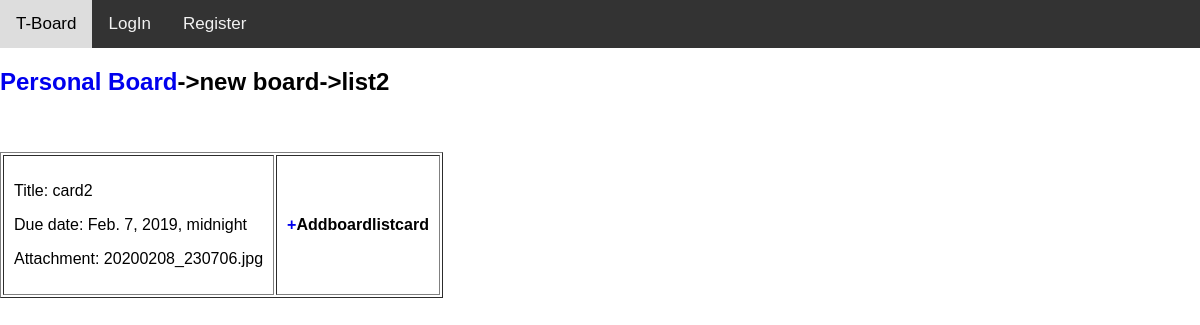
/personal_board_list_cards/?list_id=4&board_id=3, run on an earlier commit of the app's database.
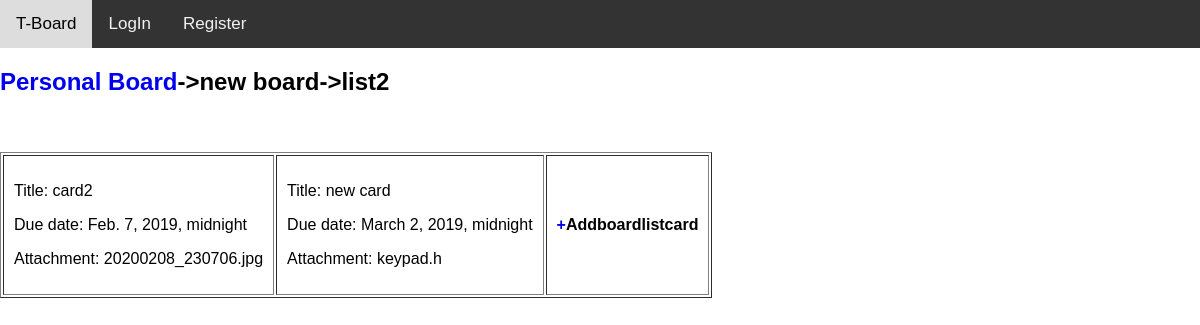
And on a later commit of the database.
### personal_board_system/models.py (models this page shows)
class PersonalBoard(models.Model):
	user = models.ForeignKey(User,on_delete=models.CASCADE)
	title = models.CharField(max_length = 100)

class PersonalBoardList(models.Model):
	board = models.ForeignKey(PersonalBoard,on_delete=models.CASCADE,related_name="board_lists")
	title = models.CharField(max_length = 100)

class PersonalBoardListCard(models.Model):
	list = models.ForeignKey(PersonalBoardList,on_delete=models.CASCADE,related_name="board_list_cards")
	title = models.CharField(max_length = 100)
	due_date = models.DateTimeField()
	attachment = models.FileField()
	archived = models.BooleanField()

### personal_board_system/views.py (the view)
# urls.py: path('personal_board_list_cards/',views.personal_board_list_card,name="personal_board_list_card"),
def personal_board_list_card(request):
	user = request.user
	temp = request.GET.get('list_id')
	if(temp is not None):
		list_id = temp
	board_id = request.GET.get('board_id')
	list = PersonalBoardList.objects.get(id=list_id)
	board = PersonalBoard.objects.get(id=board_id)
	cards = PersonalBoardListCard.objects.filter(list=list)
	return(render(request,"personal_board_system/personalboardlistcards.html",{'list':list,"board":board,'personal_board_list_cards':cards}))

### personal_board_system/templates/personal_board_system/personalboardlistcards.html
{% extends "accounts/header.html" %}
{% block content %}
	<h2><a href="/personal_board">Personal Board</a>->{{board.title}}->{{list.title}}</h2>
	<br><br>
	<table border=1px solid >
	<tr>
	{% for personal_board_list_card in personal_board_list_cards %}
		<td>
		<p>Title: {{personal_board_list_card.title}}  </p>
		<p>Due date: {{personal_board_list_card.due_date}}</p>
		<p>Attachment: {{personal_board_list_card.attachment}}</p>
		</td>
	{% endfor %}
	<td>
	<h4><a href="/addpersonalboardlistcard/?id={{list.id}}">+</a>Addboardlistcard</h4>
	</td>
	</tr>
{% endblock %}

### accounts/templates/accounts/header.html (shortened to what this page needs)
<!doctype html>
<head>
  {% load static %}
  <link rel="stylesheet" type="text/css" href="{% static 'accounts/css/accounts.css' %}">
</head>
<body>
  {% include "accounts/includes/navbar.html" %}
  {% block content %}
  {% endblock %}
</body>

### accounts/templates/accounts/includes/navbar.html
<body>
<div class="topnav">
      <a href="/" class="nav">T-Board</a>
        {% if user.is_authenticated %}
          <a href="/myaccount" class="nav">{{user.username}}</a>
          <a href="/logout" class="nav">Logout</a>
        {% else %}
          <a href="/login" class="nav">LogIn</a>
          <a href="/register" class="nav">Register</a>
        {% endif %}
</div>
</body>

### accounts/static/accounts/css/accounts.css (style rules this page uses)
a { text-decoration: none; }
body { margin: 0; font-family: Arial, Helvetica, sans-serif; }
.topnav { overflow: hidden; background-color: #333; }
.nav { display: inline-block; float: right; text-align: center; }
.topnav a { float: left; color: #f2f2f2; text-align: center; padding: 14px 16px; text-decoration: none; font-size: 17px; }

### accounts/templates/accounts/header.html (style rules this page uses)
a { text-decoration: none; }
td { padding:10px; }
body { margin: 0; font-family: Arial, Helvetica, sans-serif; }
.topnav { overflow: hidden; background-color: #333; }
.nav { display: inline-block; float: right; text-align: center; }
.topnav a { float: left; color: #f2f2f2; text-align: center; padding: 14px 16px; text-decoration: none; font-size: 17px; }

What changed in the data, as far as the page shows it:
added PersonalBoardListCard: title "new card", due_date "March 2, 2019, midnight", attachment "keypad.h"
